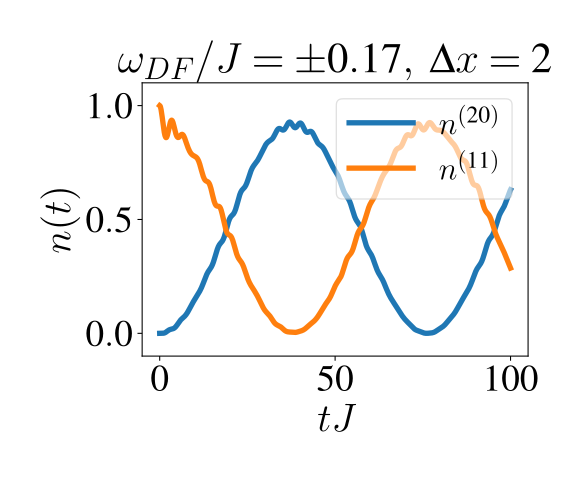

The Python source for this figure:
import sys
import os

sys.path.append(os.path.abspath("../../src"))

import numpy as np
import matplotlib.pyplot as plt
import scipy.linalg as linalg
from matplotlib.colors import Normalize
from matplotlib.colors import PowerNorm
from GA import *
import seaborn as sns
import matplotlib as mpl


# Latex font
plt.rcParams['font.size'] = 20
plt.rcParams['figure.figsize'] = [7, 6]
mpl.rcParams.update({
    'text.usetex': True,
    'font.family': 'times',
    'text.latex.preamble': r'''
        \usepackage{times}
        \usepackage{amsmath,amssymb,bm}
        \DeclareSymbolFont{letters}{OML}{cmm}{m}{it}
    '''
})

# Settings
nAtoms = 2
J = 1
g = 0.1
zeta=1.97

delta12 = -0.17
delta21 = -0.17
delta11 = 0.17
delta22 = -0.84
N = 100
dx = 2
CouplePoints = [[48,50,52], [49,51,53]]
nT, maxT = 1000, 100

# Construct two photon GA object TGA and compute the eigenvalues/vectors of the Hamiltonian
giantAtom = TGA(N, J, nAtoms, [[g, zeta*g, g], [g, zeta*g, g]], [delta12, delta22], [delta11, delta21], CouplePoints)
es, vs = giantAtom.computeEigens()
ts = np.linspace(0, maxT, nT)

# Initial state with population in atom 1 and nothing in the cavities
initialState = giantAtom.constructInitialState(atoms=[1, 2], cavities=[0])

# Calculate the dynamics for level f, e, and ee
Ns2, Ns1, EE = giantAtom.computeDynamics2_0(ts, initialState)
print(np.min(EE))

# Plot the dynamics of the fg and ee levels in different colors
import matplotlib.pyplot as plt

# Global style for large fonts
plt.rcParams.update({
    "text.usetex": True,
    "font.size": 28,
    "axes.titlesize": 32,
    "axes.labelsize": 30,
    "xtick.labelsize": 28,
    "ytick.labelsize": 28,
    "legend.fontsize": 24,
})


colors = ['C0', 'C1', 'C2', 'C3']

plt.figure(figsize=(6,5))

plt.plot(ts, Ns2[0], label=r'$n^{(20)}$', color=colors[0], linewidth=4)
plt.plot(ts, EE, label=r'$n^{(11)}$', color=colors[1], linewidth=4)

plt.title(r'$\omega_{DF}/J=\pm 0.17,\ \Delta x=2$')
plt.xlabel(r'$tJ$')
plt.ylabel(r'$n(t)$')

plt.ylim(-0.1, 1.1)

plt.xticks([0, 50, 100])
plt.yticks([0, 0.5, 1])

plt.legend(loc='upper right',framealpha=0.6)
plt.tight_layout()

plt.savefig("Fig3e.svg", dpi=300)
plt.show()
